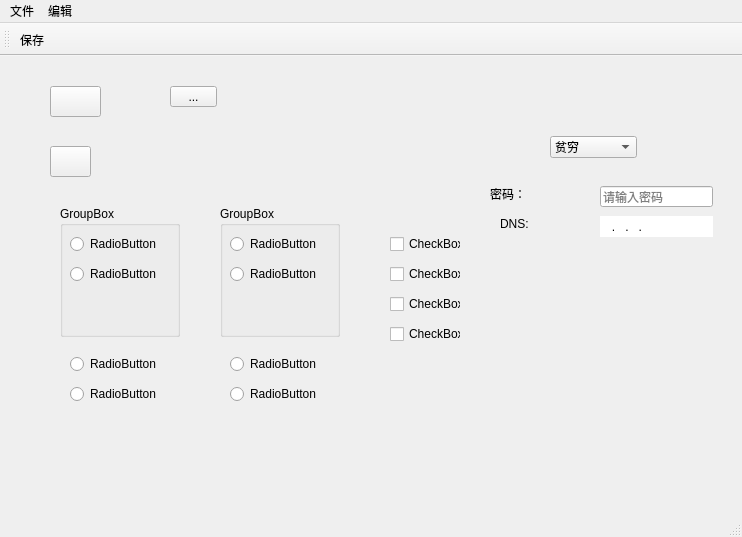
<?xml version="1.0" encoding="UTF-8"?>
<ui version="4.0">
 <class>MainWindow</class>
 <widget class="QMainWindow" name="MainWindow">
  <property name="geometry">
   <rect>
    <x>0</x>
    <y>0</y>
    <width>742</width>
    <height>537</height>
   </rect>
  </property>
  <property name="windowTitle">
   <string>MainWindow</string>
  </property>
  <widget class="QWidget" name="centralWidget">
   <widget class="QPushButton" name="pushButton">
    <property name="geometry">
     <rect>
      <x>50</x>
      <y>30</y>
      <width>51</width>
      <height>31</height>
     </rect>
    </property>
    <property name="styleSheet">
     <string notr="true">border-image: url(:/image/picture/pat.bmp);</string>
    </property>
    <property name="text">
     <string/>
    </property>
   </widget>
   <widget class="QToolButton" name="toolButton">
    <property name="geometry">
     <rect>
      <x>170</x>
      <y>30</y>
      <width>47</width>
      <height>21</height>
     </rect>
    </property>
    <property name="text">
     <string>...</string>
    </property>
   </widget>
   <widget class="QPushButton" name="pushButton_2">
    <property name="geometry">
     <rect>
      <x>50</x>
      <y>90</y>
      <width>41</width>
      <height>31</height>
     </rect>
    </property>
    <property name="text">
     <string/>
    </property>
   </widget>
   <widget class="QGroupBox" name="groupBox">
    <property name="geometry">
     <rect>
      <x>60</x>
      <y>150</y>
      <width>120</width>
      <height>131</height>
     </rect>
    </property>
    <property name="title">
     <string>GroupBox</string>
    </property>
    <widget class="QRadioButton" name="radioButton">
     <property name="geometry">
      <rect>
       <x>10</x>
       <y>30</y>
       <width>89</width>
       <height>16</height>
      </rect>
     </property>
     <property name="text">
      <string>RadioButton</string>
     </property>
    </widget>
    <widget class="QRadioButton" name="radioButton_2">
     <property name="geometry">
      <rect>
       <x>10</x>
       <y>60</y>
       <width>89</width>
       <height>16</height>
      </rect>
     </property>
     <property name="text">
      <string>RadioButton</string>
     </property>
    </widget>
   </widget>
   <widget class="QGroupBox" name="groupBox_2">
    <property name="geometry">
     <rect>
      <x>220</x>
      <y>150</y>
      <width>120</width>
      <height>131</height>
     </rect>
    </property>
    <property name="title">
     <string>GroupBox</string>
    </property>
    <widget class="QRadioButton" name="radioButton_3">
     <property name="geometry">
      <rect>
       <x>10</x>
       <y>30</y>
       <width>89</width>
       <height>16</height>
      </rect>
     </property>
     <property name="text">
      <string>RadioButton</string>
     </property>
    </widget>
    <widget class="QRadioButton" name="radioButton_4">
     <property name="geometry">
      <rect>
       <x>10</x>
       <y>60</y>
       <width>89</width>
       <height>16</height>
      </rect>
     </property>
     <property name="text">
      <string>RadioButton</string>
     </property>
    </widget>
   </widget>
   <widget class="QRadioButton" name="radioButton_5">
    <property name="geometry">
     <rect>
      <x>70</x>
      <y>300</y>
      <width>89</width>
      <height>16</height>
     </rect>
    </property>
    <property name="text">
     <string>RadioButton</string>
    </property>
    <attribute name="buttonGroup">
     <string notr="true">buttonGroup</string>
    </attribute>
   </widget>
   <widget class="QRadioButton" name="radioButton_6">
    <property name="geometry">
     <rect>
      <x>70</x>
      <y>330</y>
      <width>89</width>
      <height>16</height>
     </rect>
    </property>
    <property name="text">
     <string>RadioButton</string>
    </property>
    <attribute name="buttonGroup">
     <string notr="true">buttonGroup</string>
    </attribute>
   </widget>
   <widget class="QRadioButton" name="radioButton_7">
    <property name="geometry">
     <rect>
      <x>230</x>
      <y>300</y>
      <width>89</width>
      <height>16</height>
     </rect>
    </property>
    <property name="text">
     <string>RadioButton</string>
    </property>
    <attribute name="buttonGroup">
     <string notr="true">buttonGroup_2</string>
    </attribute>
   </widget>
   <widget class="QRadioButton" name="radioButton_8">
    <property name="geometry">
     <rect>
      <x>230</x>
      <y>330</y>
      <width>89</width>
      <height>16</height>
     </rect>
    </property>
    <property name="text">
     <string>RadioButton</string>
    </property>
    <attribute name="buttonGroup">
     <string notr="true">buttonGroup_2</string>
    </attribute>
   </widget>
   <widget class="QCheckBox" name="checkBox">
    <property name="geometry">
     <rect>
      <x>390</x>
      <y>180</y>
      <width>71</width>
      <height>16</height>
     </rect>
    </property>
    <property name="text">
     <string>CheckBox</string>
    </property>
   </widget>
   <widget class="QCheckBox" name="checkBox_2">
    <property name="geometry">
     <rect>
      <x>390</x>
      <y>210</y>
      <width>71</width>
      <height>16</height>
     </rect>
    </property>
    <property name="text">
     <string>CheckBox</string>
    </property>
   </widget>
   <widget class="QCheckBox" name="checkBox_3">
    <property name="geometry">
     <rect>
      <x>390</x>
      <y>240</y>
      <width>71</width>
      <height>16</height>
     </rect>
    </property>
    <property name="text">
     <string>CheckBox</string>
    </property>
   </widget>
   <widget class="QCheckBox" name="checkBox_4">
    <property name="geometry">
     <rect>
      <x>390</x>
      <y>270</y>
      <width>71</width>
      <height>16</height>
     </rect>
    </property>
    <property name="text">
     <string>CheckBox</string>
    </property>
   </widget>
   <widget class="QComboBox" name="comboBox">
    <property name="geometry">
     <rect>
      <x>550</x>
      <y>80</y>
      <width>87</width>
      <height>22</height>
     </rect>
    </property>
    <item>
     <property name="text">
      <string>贫穷</string>
     </property>
    </item>
    <item>
     <property name="text">
      <string>富裕</string>
     </property>
    </item>
    <item>
     <property name="text">
      <string>小康</string>
     </property>
    </item>
   </widget>
   <widget class="QLineEdit" name="lineEdit">
    <property name="geometry">
     <rect>
      <x>600</x>
      <y>130</y>
      <width>113</width>
      <height>21</height>
     </rect>
    </property>
    <property name="echoMode">
     <enum>QLineEdit::Password</enum>
    </property>
    <property name="placeholderText">
     <string>请输入密码</string>
    </property>
   </widget>
   <widget class="QLabel" name="label">
    <property name="geometry">
     <rect>
      <x>490</x>
      <y>130</y>
      <width>72</width>
      <height>15</height>
     </rect>
    </property>
    <property name="text">
     <string>密码：</string>
    </property>
   </widget>
   <widget class="QLabel" name="label_2">
    <property name="geometry">
     <rect>
      <x>500</x>
      <y>160</y>
      <width>72</width>
      <height>15</height>
     </rect>
    </property>
    <property name="text">
     <string>DNS:</string>
    </property>
   </widget>
   <widget class="QLineEdit" name="lineEdit_2">
    <property name="geometry">
     <rect>
      <x>600</x>
      <y>160</y>
      <width>113</width>
      <height>21</height>
     </rect>
    </property>
    <property name="inputMask">
     <string>000.000.000.000</string>
    </property>
    <property name="frame">
     <bool>false</bool>
    </property>
   </widget>
  </widget>
  <widget class="QMenuBar" name="menuBar">
   <property name="geometry">
    <rect>
     <x>0</x>
     <y>0</y>
     <width>742</width>
     <height>26</height>
    </rect>
   </property>
   <widget class="QMenu" name="menu">
    <property name="title">
     <string>文件</string>
    </property>
    <addaction name="actionSave"/>
   </widget>
   <widget class="QMenu" name="menu_2">
    <property name="title">
     <string>编辑</string>
    </property>
   </widget>
   <addaction name="menu"/>
   <addaction name="menu_2"/>
  </widget>
  <widget class="QToolBar" name="mainToolBar">
   <attribute name="toolBarArea">
    <enum>TopToolBarArea</enum>
   </attribute>
   <attribute name="toolBarBreak">
    <bool>false</bool>
   </attribute>
   <addaction name="actionSave"/>
  </widget>
  <widget class="QStatusBar" name="statusBar"/>
  <action name="actionSave">
   <property name="icon">
    <iconset resource="resource.qrc">
     <normaloff>:/image/picture/pat.bmp</normaloff>:/image/picture/pat.bmp</iconset>
   </property>
   <property name="text">
    <string>保存</string>
   </property>
  </action>
 </widget>
 <layoutdefault spacing="6" margin="11"/>
 <resources>
  <include location="resource.qrc"/>
 </resources>
 <connections/>
 <buttongroups>
  <buttongroup name="buttonGroup_2"/>
  <buttongroup name="buttonGroup"/>
 </buttongroups>
</ui>
